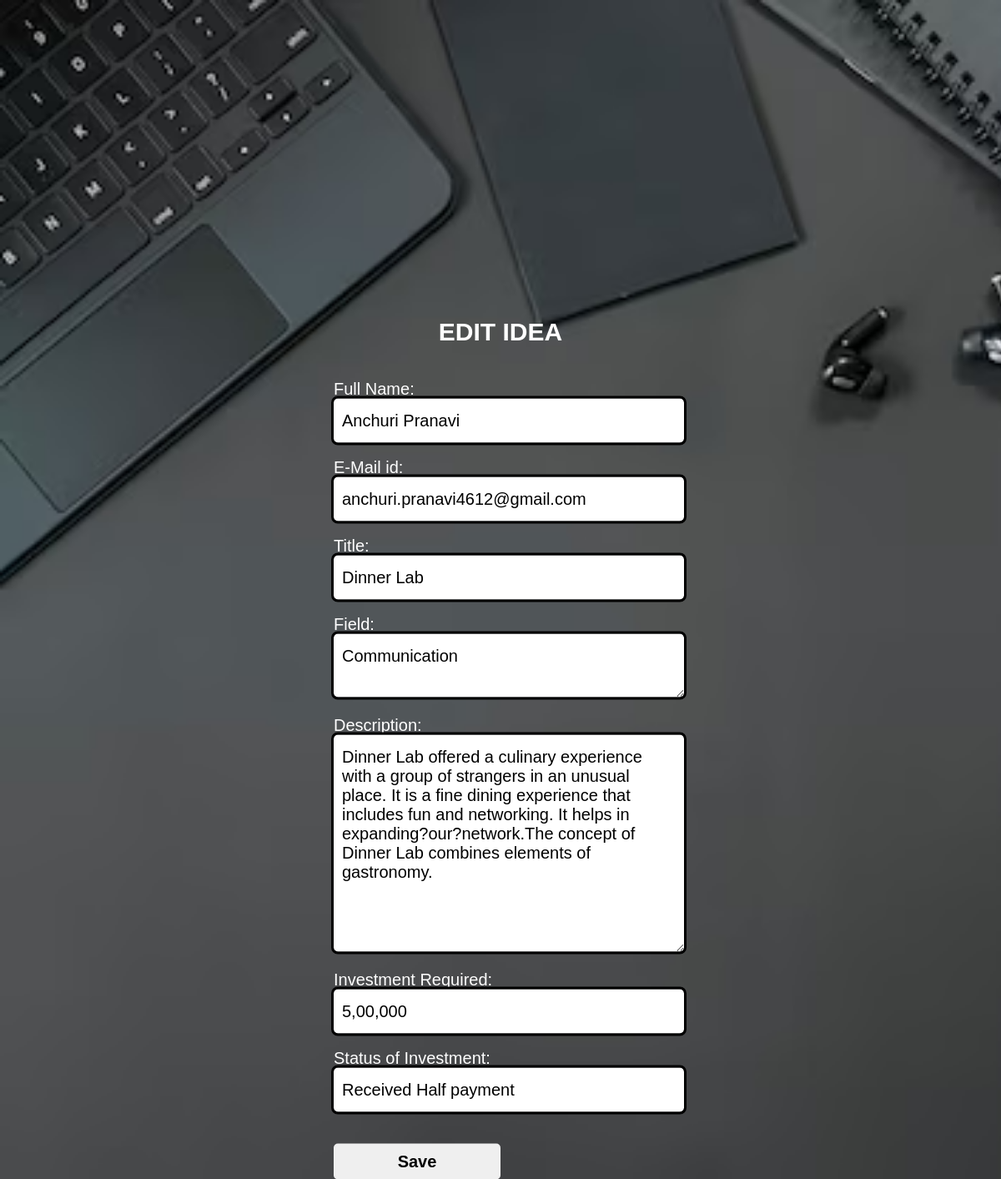
The app's page /details.php?title=Dinner Lab with its own data.
### tables this page shows
CREATE TABLE `ideas` (
  `name` varchar(50) NOT NULL,
  `email` varchar(50) NOT NULL,
  `title` varchar(50) NOT NULL,
  `field` varchar(50) NOT NULL,
  `description` varchar(250) NOT NULL,
  `investmentreq` varchar(50) NOT NULL,
  `status` varchar(50) NOT NULL,
  `image` blob NOT NULL
);

### details.php (the view, shortened to what this page needs)
<?php
$title = $_GET['title'];
$host = "localhost";
$dbname = "user";
$username = "root";
$password = "";
$conn = new PDO("mysql:host=$host;dbname=$dbname;charset=utf8", $username, $password);
$query = "SELECT * FROM ideas WHERE title = :title";
$stmt = $conn->prepare($query);
$stmt->bindParam(':title', $title);
$stmt->execute();
$idea = $stmt->fetch(PDO::FETCH_ASSOC);
?>
<!DOCTYPE html>
<html>
<head>
    <link rel="stylesheet" href="create.css">
</head>
<body>
    <div class="creation"><br><br>
        <form action="" method="POST">
            <br><br>
            <br><br>
            <br><br>
            <br><br>
            <br><br><br><br><br><br><br><br><br><br>
            <h1 style="color:white;">Edit Idea</h1>
            <label for="fullname">Full Name:</label>
            <input type="text" name="fullname" id="FullName" required placeholder="Enter the Full name" value="<?php echo $idea['name']; ?>">
            <br>
            <br>
            <label for="email">E-Mail id:</label>
            <input type="email" name="email" id="email" placeholder="Enter the Email" required value="<?php echo $idea['email']; ?>">
            <br>
            <br>
            <label for="title">Title:</label>
            <input type="text" name="title" id="title" required placeholder="Enter the Title" value="<?php echo $idea['title']; ?>">
            <br>
            <br>
            <label for="field">Field:</label>
            <textarea name="field" id="field" rows="2" cols="25" required><?php echo $idea['field']; ?></textarea>
            <br>
            <br>
            <label for="message">Description:</label>
            <textarea name="message" id="message" rows="10" cols="25" required placeholder="Enter your idea description in 800 words"><?php echo $idea['description']; ?></textarea>
            <br>
            <br>
            <label for="investment">Investment Required:</label>
            <input type="text" name="investment" id="investment" required placeholder="Quote the Amount" value="<?php echo $idea['investmentreq']; ?>">
            <br>
            <br>
            <label>Status of Investment:</label>
            <input type="text" name="status" id="status" required placeholder="status" value="<?php echo $idea['status']; ?>">
            <br>
            <br>
            <button type="submit">Save</button>
        </form>
    </div>
</body>
</html>

### create.css (style rules this page uses)
* { margin:0; padding:0; font-family:sans-serif; }
body { background-size:cover; color: #000; background-repeat:no repeat; background-attachment:fixed; }
.creation { position:absolute; top:50%; left:50%; transform: translate(-50%,-50%); width:400px; }
.creation h1 { font-size:30px; text-align:center; text-transform:uppercase; margin:40px 0; }
.creation label { margin:15px 0; font-size:20px; color:#fff; }
.creation input { font-size:20px; padding:15px 10px; width:100%; border:0; border-radius:5px; outline:solid; }
.creation textarea { font-size:20px; padding:15px 10px; width:100%; border:0; border-radius:5px; outline:solid; }
.creation button { font-size:20px; font-weight:bold; margin:20px 0; padding:10px 15px; width:50%; border:0; border-radius:5px; }

### details.php (style rules this page uses)
body { background-image: url("keyboard.png"); display: flex; justify-content: center; align-items: center; height: 100vh; margin: 0; }

### records on screen
ideas: fullname "Anchuri Pranavi", email "anchuri.pranavi4612@gmail.com", title "Dinner Lab", field "Communication", message "Dinner Lab offered a culinary experience with a group of strangers in an unusual place. It is a fine dining experience that includes fun and networking. It helps in expanding?our?network.The concept of Dinner Lab combines elements of gastronomy.", investment "5,00,000", status "Received Half payment"
